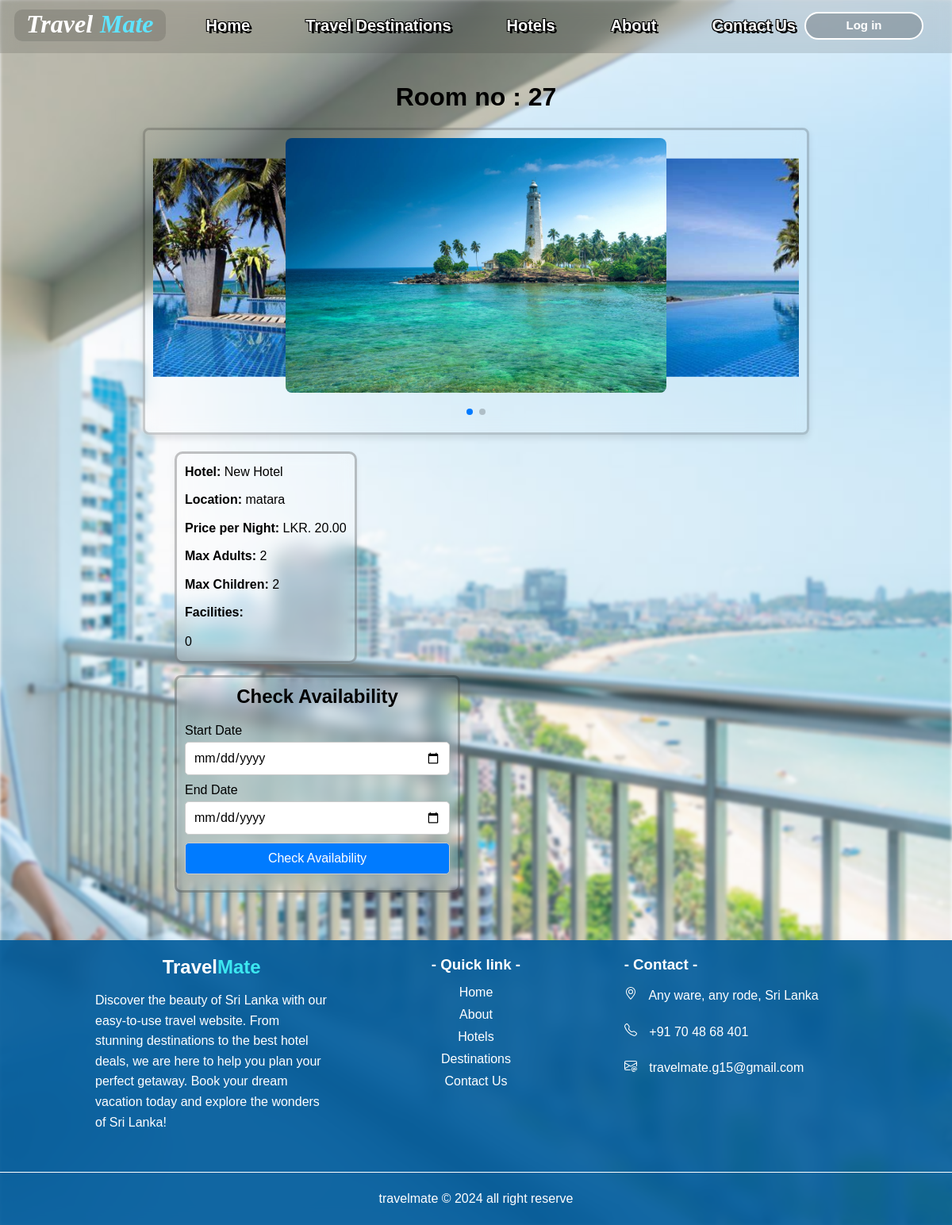
The page /room_details.php?id=15 on the database its author committed.
### tables this page shows
CREATE TABLE `rooms` (
  `room_id` int(11) NOT NULL,
  `hotel_id` int(11) DEFAULT NULL,
  `room_name` varchar(255) NOT NULL,
  `room_number` int(255) NOT NULL,
  `price_per_night` decimal(10,2) NOT NULL,
  `max_adults` int(11) NOT NULL,
  `max_children` int(11) NOT NULL,
  `availability` varchar(255) NOT NULL,
  `hotel_name` varchar(255) DEFAULT NULL,
  `facilities` varchar(255) NOT NULL
);

CREATE TABLE `hotels` (
  `hotel_id` int(11) NOT NULL,
  `hotel_name` varchar(100) NOT NULL,
  `total_rooms` int(11) NOT NULL,
  `user_id` int(11) DEFAULT NULL,
  `description` varchar(20) NOT NULL,
  `location` varchar(255) DEFAULT NULL,
  `city_id` int(255) NOT NULL
);

### room_details.php (the view, shortened to what this page needs)
<?php
include('config.php');
if (isset($_GET['id']) && !empty($_GET['id'])) {
    $room_id = $conn->real_escape_string($_GET['id']);
    $stmt = $conn->prepare("SELECT rooms.*, hotels.hotel_name AS hotel_name, hotels.location
                            FROM rooms
                            JOIN hotels ON rooms.hotel_id = hotels.hotel_id
                            WHERE rooms.room_id = ?");
    $stmt->bind_param("i", $room_id);
    $stmt->execute();
    $result = $stmt->get_result();
    if ($result->num_rows > 0) {
        $room = $result->fetch_assoc();
    } else {
        echo "<p>Room not found.</p>";
        exit;
    }
    $stmt = $conn->prepare("SELECT image_path FROM room_images WHERE room_id = ?");
    $stmt->bind_param("i", $room_id);
    $stmt->execute();
    $imgResult = $stmt->get_result();
    $images = [];
    if ($imgResult->num_rows > 0) {
        while ($row = $imgResult->fetch_assoc()) {
            $images[] = $row['image_path'];
        }
    }
} else {
    echo "<p>No room specified.</p>";
    exit;
}
?>
<!DOCTYPE html>
<html lang="en">
<head>
    <link rel="stylesheet" href="room_details.css">
    <link rel="stylesheet" href="https://unpkg.com/swiper/swiper-bundle.min.css">
</head>
<body>
    <div class="background"></div>
    <?php include 'header.php'; ?>
    <h1>Room no : <?php echo htmlspecialchars($room['room_number']); ?></h1>
    <div class="container">
        <section class="gallery" id="gallery">
            <div class="swiper">
                <div class="swiper-wrapper">
                    <?php foreach ($images as $image): ?>
                            <img src="<?php echo htmlspecialchars($image); ?>" class="swiper-slide" alt="Room Image">
                    <?php endforeach; ?>
                </div>
                <div class="swiper-pagination"></div>
            </div>
        </section>
        <section class="room-details">
            <p><strong>Hotel:</strong> <?php echo htmlspecialchars($room['hotel_name']); ?></p>
            <p><strong>Location:</strong> <?php echo htmlspecialchars($room['location']); ?></p>
            <p><strong>Price per Night: </strong> LKR. <?php echo htmlspecialchars($room['price_per_night']); ?></p>
            <p><strong>Max Adults:</strong> <?php echo htmlspecialchars($room['max_adults']); ?></p>
            <p><strong>Max Children:</strong> <?php echo htmlspecialchars($room['max_children']); ?></p>
            <p><strong>Facilities:</strong></p>
            <ul>
                <?php
                $facilities = explode("\n", $room['facilities']);
                foreach ($facilities as $facility): ?>
                    <li><?php echo htmlspecialchars($facility); ?></li>
                <?php endforeach; ?>
            </ul>
        </section>
        <section class="availability" id="availability">
            <h2>Check Availability</h2>
            <form action="room_details.php?id=<?php echo htmlspecialchars($room_id); ?>" method="POST">
                <label for="start_date">Start Date</label>
                <input type="date" id="start_date" name="start_date" required>
                <label for="end_date">End Date</label>
                <input type="date" id="end_date" name="end_date" required>
                <button type="submit" name="check_availability" id="check-availability">Check Availability</button>
            </form>
        </section>
    </div>
    <div class="foot">
    <?php include 'footer.php'; ?>
    </div>
</body>
</html>

### room_details.css (style rules this page uses)
* { margin: 0; padding: 0; box-sizing: border-box; text-decoration: none; border: none; scroll-behavior: smooth; font-family: 'Josefin Sans', sans-serif; }
body { padding: 0 20px; }
.foot { margin-left: -20px; margin-right: -20px; }
.background { background: url("Images/r.jpg")no-repeat center center/cover; filter: blur(2px); position: fixed; top: 0; left: 0; right: 0; bottom: 0; z-index: -1; background-position: center; background-repeat: no-repeat; background-size: cover; }
.container { display: flex; flex-wrap: wrap; justify-content: space-between; gap: 5px; padding: 20px; }
h2 { margin-bottom: 10px; text-align: center; }
h1 { text-align: center; padding-top: 10px; margin-top: 4rem; }
p { margin-bottom: 10px; line-height: 1.6; }
strong { font-weight: bold; }
form { margin-top: 20px; }
label { display: block; margin-bottom: 5px; }
input[type="date"], #check-availability, #book-now-btn { padding: 10px; font-size: 16px; margin-bottom: 10px; width: 100%; border-radius: 5px; border: 1px solid #ccc; }
#check-availability, #book-now-btn { background-color: #007bff; color: #fff; cursor: pointer; }
.gallery { width: 75%; padding: 10px; border: 3px solid #0000002e; border-radius: 8px; box-shadow: 0 4px 8px rgba(0, 0, 0, 0.1); backdrop-filter: blur(8.5px); margin: 0 auto 2vh ; }
.gallery img { width: 40vw; height: auto; border-radius: 8px; object-fit: cover; margin-bottom: 40px; user-select: none; }
.swiper-pagination-bullets.swiper-pagination-horizontal { bottom: 0; }
.availability { width: 30vw; padding: 10px; backdrop-filter: blur(10px); border: 3px solid #0000003c; border-radius: 8px; box-shadow: 0 4px 8px rgba(0, 0, 0, 0.055); margin: 10px 15vw; }
.room-details { display: block; height: fit-content; padding: 10px; justify-content: center; margin-left: 15vw; background-color: #ffffff3a; backdrop-filter: blur(10px); border: 3px solid #0000003c; border-radius: 10px; box-shadow: 0 4px 8px rgba(0, 0, 0, 0.055); transition: 0.3s ease; }
.room-details ul { list-style-type: none; padding: 0; }
.room-details li { padding: 5px 0; }

### header.css (style rules this page uses)
*, *::before, *::after { box-sizing: border-box; }

### footer.css (style rules this page uses)
* { margin: 0; padding: 0; box-sizing: border-box; }
body { font-family: Arial, sans-serif; }

### rows shown on the page
rooms: room_number "27", hotel.hotel_name "New Hotel", hotel.location "matara", price_per_night "20.00", max_adults "2", max_children "2", facilities "0"
